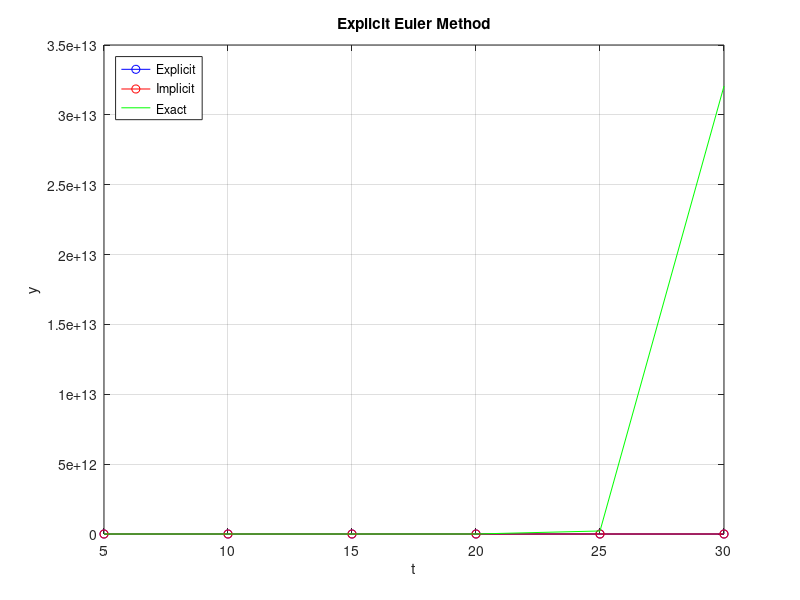

MATLAB code to generate this figure:
clc, clear all, close all

n = input("Enter iteration length: ");
input_h = input("Enter step size: ");
t0 = input("Enter t0 initial value: ");
y0 = input("Enter y0 initial value: ");
b = input("Enter end of interval value: ");
a = t0;
f = @(t, y) (2 * t) + y;
exact = @(t) ((-2) * (t + 1) + (3 * exp(t)));
if !isempty(input_h)
  h = input_h;
else
  h=(b - a) / n;
endif
% implicit variables
t=[a zeros(1, n)];
y=[length(t)];
y(1) = y0;
t(1) = t0;
% explicit variables
et=[a zeros(1, n)];
ey=[length(t)];
et(1) = t0;
ey(1) = y0;

fprintf("========================\n");
% explicit method
fprintf("Explicit Euler Method:\n");
fprintf('%7s %7s %7s \n','i','t(i)','y(i)');
for i=1:1:n + 1
  if i <= n
     et(i + 1)=et(i) + h;
  endif
  if i != 1
    ey(i)=ey(i - 1)+ h * f(et(i - 1),ey(i - 1));
  endif
  fprintf('%7d %7.2f %7.3f \n',i, et(i), ey(i));
end;

%implicit method
fprintf("\nImplicit Euler Method:\n");
fprintf('%7s %7s %7s \n','i','t(i)','y(i)');
fprintf('%7d %7.2f %7.3f \n', 1, t0, y0);
for i=1:1:n
  t(i + 1)=t(i) + h;
  ye = y(i) + h * f(t(i), y(i));

  y(i + 1)=y(i)+ h * f(t(i + 1), ye);
  fprintf('%7d %7.2f %7.3f \n',i + 1, t(i + 1), y(i + 1));
end;

plot(et, ey, 'b-o', t, y, 'r-o', t, exact(t), 'g');
title('Explicit Euler Method');
ylabel('y'); xlabel('t');
legend({'Explicit','Implicit','Exact'},'Location','northwest');
grid on

hold on
hold off


